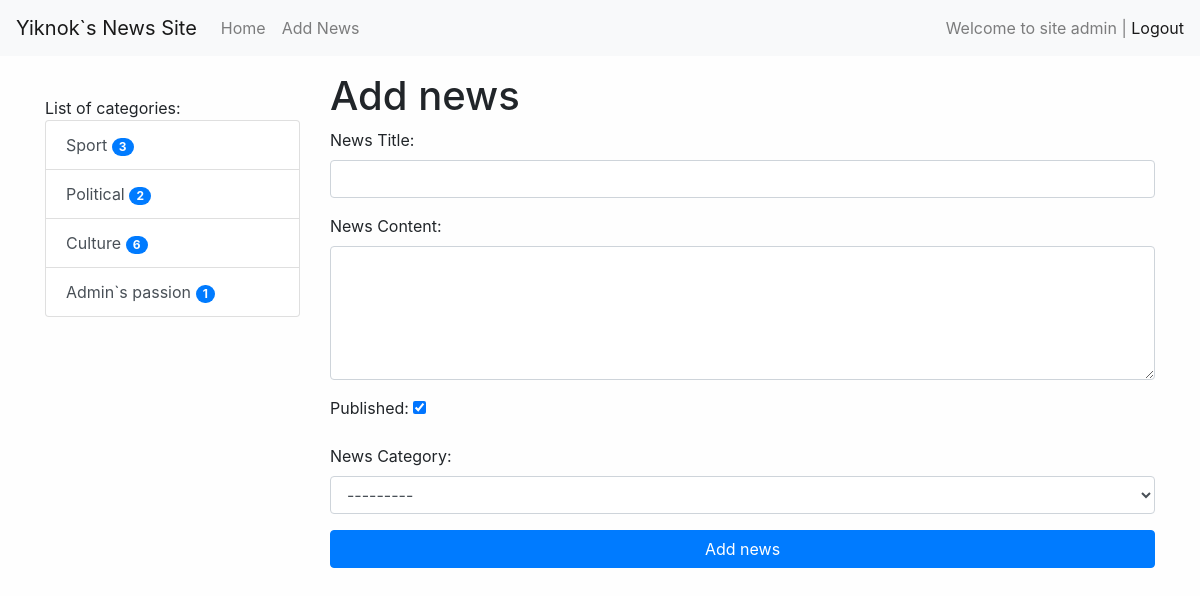
The page /news/add_news/ (signed in) on the database its author committed.
### news/models.py (models this page shows)
class Category(models.Model):
    title = models.CharField(max_length=150, db_index=True, verbose_name='Category title')
    def get_absolute_url(self):
        return reverse('category',kwargs={'category_id':self.pk})
    def __str__(self):
        return self.title
    class Meta:
        verbose_name = 'Category'
        verbose_name_plural = 'Categories'
        ordering = ['title']

### news/views.py (the view)
# urls.py: path('news/add_news/', CreateNews.as_view(), name='add_news'),
class CreateNews(LoginRequiredMixin, CreateView):
    form_class = NewsForm
    template_name = 'news/add_news.html'

### news/forms.py (shortened to what this page needs)
class NewsForm(forms.ModelForm):
    class Meta:
        model = News
        fields = ['title', 'content', 'is_published', 'category']
        widgets = {
            'title': forms.TextInput(attrs={'class': 'form-control'}),
            'content': forms.Textarea(attrs={'class': 'form-control', 'rows': 5, }),
            'category': forms.Select(attrs={'class': 'form-control', }),
        }

### news/templatetags/news_tags.py (called while the page is built)
@register.simple_tag()
def get_categories():
    return Category.objects.all()

@register.inclusion_tag('news/list_categories.html')
def show_categories(arg1, arg2):
    categories = Category.objects.annotate(cnt=Count('news',filter=F('news__is_published'))).filter(cnt__gt=0)
    return {'categories': categories, 'arg1': arg1, 'arg2': arg2}

### news/templates/news/add_news.html (shortened to what this page needs)
{% extends 'base.html' %}
{%block sidebar%}
{%include 'inc/_sidebar.html'%}
{%endblock%}
{%block content%}
<h1>Add news</h1>
<form action="{%url 'add_news'%}" method="post">
    {{form.as_p}}
    <button type="submit" class="btn btn-primary btn-block">Add news</button>
</form>
{%endblock%}

### templates/inc/_nav.html (shortened to what this page needs)
<nav class="navbar navbar-expand-lg navbar-light bg-light">
    <a class="navbar-brand" href="{%url 'home'%}">Yiknok`s News Site</a>
    <div class="collapse navbar-collapse" id="navbarSupportedContent">
        <ul class="navbar-nav mr-auto">
            <li class="nav-item"><a class="nav-link" href="{%url 'home'%}">Home </a></li>
            {%if request.user.is_authenticated%}
            <li class="nav-item"><a class="nav-link" href="{%url 'add_news'%}">Add News </a></li>
            {%endif%}
        </ul>
             <span class="navbar-text">
        {%if request.user.is_authenticated%}
             Welcome to site {{user.username}} | <a href="{%url 'logout'%}"> Logout</a>
        {%else%}
            <a href="{%url 'register'%}">Register</a> | <a href="{%url 'login'%}">Login</a>
        {%endif%}
         </span>
    </div>
</nav>

### news/templates/news/list_categories.html
<div class="list-group">
    {{arg1}} {{arg2}}
    {%for item in categories%}
    <a href="{{item.get_absolute_url}}" class="list-group-item list-group-item-action">{{item.title}}     <span class="badge badge-primary badge-pill">{{item.cnt}}</span>
</a>
    {%endfor%}
</div>

### djangoPractice/static/css/style.css (style rules this page uses)
body { background-color : #fefefe; }

### rows shown on the page
Category: title "Sport", cnt "3"
Category: title "Political", cnt "2"
Category: title "Culture", cnt "6"
Category: title "Admin`s passion", cnt "1"

### other values the page prints
{{ user.username }} "admin"
{{ arg1 }} "List of"
{{ arg2 }} "categories:"
